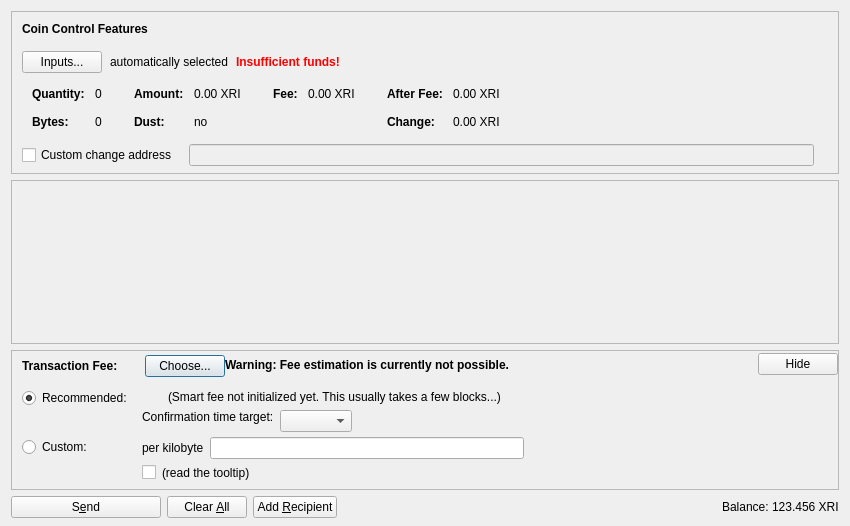
<?xml version="1.0" encoding="UTF-8"?>
<ui version="4.0">
 <class>SendCoinsDialog</class>
 <widget class="QDialog" name="SendCoinsDialog">
  <property name="geometry">
   <rect>
    <x>0</x>
    <y>0</y>
    <width>850</width>
    <height>526</height>
   </rect>
  </property>
  <property name="windowTitle">
   <string>Send Coins</string>
  </property>
  <layout class="QVBoxLayout" name="verticalLayout" stretch="0,1,0,0">
   <property name="bottomMargin">
    <number>8</number>
   </property>
   <item>
    <widget class="QFrame" name="frameCoinControl">
     <property name="sizePolicy">
      <sizepolicy hsizetype="Expanding" vsizetype="Expanding">
       <horstretch>0</horstretch>
       <verstretch>0</verstretch>
      </sizepolicy>
     </property>
     <property name="maximumSize">
      <size>
       <width>16777215</width>
       <height>16777215</height>
      </size>
     </property>
     <property name="frameShape">
      <enum>QFrame::StyledPanel</enum>
     </property>
     <property name="frameShadow">
      <enum>QFrame::Sunken</enum>
     </property>
     <layout class="QVBoxLayout" name="verticalLayoutCoinControl2">
      <property name="spacing">
       <number>0</number>
      </property>
      <property name="leftMargin">
       <number>0</number>
      </property>
      <property name="topMargin">
       <number>0</number>
      </property>
      <property name="rightMargin">
       <number>0</number>
      </property>
      <property name="bottomMargin">
       <number>6</number>
      </property>
      <item>
       <layout class="QVBoxLayout" name="verticalLayoutCoinControl" stretch="0,0,0,0,1">
        <property name="spacing">
         <number>0</number>
        </property>
        <property name="leftMargin">
         <number>10</number>
        </property>
        <property name="topMargin">
         <number>10</number>
        </property>
        <item>
         <layout class="QHBoxLayout" name="horizontalLayoutCoinControl1">
          <property name="bottomMargin">
           <number>15</number>
          </property>
          <item>
           <widget class="QLabel" name="labelCoinControlFeatures">
            <property name="sizePolicy">
             <sizepolicy hsizetype="Preferred" vsizetype="Maximum">
              <horstretch>0</horstretch>
              <verstretch>0</verstretch>
             </sizepolicy>
            </property>
            <property name="font">
             <font>
              <weight>75</weight>
              <bold>true</bold>
             </font>
            </property>
            <property name="styleSheet">
             <string notr="true">font-weight:bold;</string>
            </property>
            <property name="text">
             <string>Coin Control Features</string>
            </property>
           </widget>
          </item>
         </layout>
        </item>
        <item>
         <layout class="QHBoxLayout" name="horizontalLayoutCoinControl2" stretch="0,0,0,0">
          <property name="spacing">
           <number>8</number>
          </property>
          <property name="bottomMargin">
           <number>10</number>
          </property>
          <item>
           <widget class="QPushButton" name="pushButtonCoinControl">
            <property name="styleSheet">
             <string notr="true"/>
            </property>
            <property name="text">
             <string>Inputs...</string>
            </property>
            <property name="autoDefault">
             <bool>false</bool>
            </property>
           </widget>
          </item>
          <item>
           <widget class="QLabel" name="labelCoinControlAutomaticallySelected">
            <property name="text">
             <string>automatically selected</string>
            </property>
            <property name="margin">
             <number>5</number>
            </property>
           </widget>
          </item>
          <item>
           <widget class="QLabel" name="labelCoinControlInsuffFunds">
            <property name="font">
             <font>
              <weight>75</weight>
              <bold>true</bold>
             </font>
            </property>
            <property name="styleSheet">
             <string notr="true">color:red;font-weight:bold;</string>
            </property>
            <property name="text">
             <string>Insufficient funds!</string>
            </property>
            <property name="margin">
             <number>5</number>
            </property>
           </widget>
          </item>
          <item>
           <spacer name="horizontalSpacerCoinControl">
            <property name="orientation">
             <enum>Qt::Horizontal</enum>
            </property>
            <property name="sizeHint" stdset="0">
             <size>
              <width>40</width>
              <height>1</height>
             </size>
            </property>
           </spacer>
          </item>
         </layout>
        </item>
        <item>
         <widget class="QWidget" name="widgetCoinControl" native="true">
          <property name="sizePolicy">
           <sizepolicy hsizetype="Preferred" vsizetype="Preferred">
            <horstretch>0</horstretch>
            <verstretch>0</verstretch>
           </sizepolicy>
          </property>
          <property name="minimumSize">
           <size>
            <width>0</width>
            <height>0</height>
           </size>
          </property>
          <property name="styleSheet">
           <string notr="true"/>
          </property>
          <layout class="QHBoxLayout" name="horizontalLayoutCoinControl5">
           <property name="leftMargin">
            <number>0</number>
           </property>
           <property name="topMargin">
            <number>0</number>
           </property>
           <property name="rightMargin">
            <number>0</number>
           </property>
           <property name="bottomMargin">
            <number>0</number>
           </property>
           <item>
            <layout class="QHBoxLayout" name="horizontalLayoutCoinControl3" stretch="0,0,0,1">
             <property name="spacing">
              <number>20</number>
             </property>
             <property name="topMargin">
              <number>0</number>
             </property>
             <property name="bottomMargin">
              <number>10</number>
             </property>
             <item>
              <layout class="QFormLayout" name="formLayoutCoinControl1">
               <property name="horizontalSpacing">
                <number>10</number>
               </property>
               <property name="verticalSpacing">
                <number>14</number>
               </property>
               <property name="leftMargin">
                <number>10</number>
               </property>
               <property name="topMargin">
                <number>4</number>
               </property>
               <property name="rightMargin">
                <number>6</number>
               </property>
               <item row="0" column="0">
                <widget class="QLabel" name="labelCoinControlQuantityText">
                 <property name="font">
                  <font>
                   <weight>75</weight>
                   <bold>true</bold>
                  </font>
                 </property>
                 <property name="text">
                  <string>Quantity:</string>
                 </property>
                 <property name="margin">
                  <number>0</number>
                 </property>
                </widget>
               </item>
               <item row="0" column="1">
                <widget class="QLabel" name="labelCoinControlQuantity">
                 <property name="cursor">
                  <cursorShape>IBeamCursor</cursorShape>
                 </property>
                 <property name="contextMenuPolicy">
                  <enum>Qt::ActionsContextMenu</enum>
                 </property>
                 <property name="text">
                  <string notr="true">0</string>
                 </property>
                 <property name="margin">
                  <number>0</number>
                 </property>
                 <property name="textInteractionFlags">
                  <set>Qt::LinksAccessibleByMouse|Qt::TextSelectableByKeyboard|Qt::TextSelectableByMouse</set>
                 </property>
                </widget>
               </item>
               <item row="1" column="0">
                <widget class="QLabel" name="labelCoinControlBytesText">
                 <property name="font">
                  <font>
                   <weight>75</weight>
                   <bold>true</bold>
                  </font>
                 </property>
                 <property name="text">
                  <string>Bytes:</string>
                 </property>
                </widget>
               </item>
               <item row="1" column="1">
                <widget class="QLabel" name="labelCoinControlBytes">
                 <property name="cursor">
                  <cursorShape>IBeamCursor</cursorShape>
                 </property>
                 <property name="contextMenuPolicy">
                  <enum>Qt::ActionsContextMenu</enum>
                 </property>
                 <property name="text">
                  <string notr="true">0</string>
                 </property>
                 <property name="textInteractionFlags">
                  <set>Qt::LinksAccessibleByMouse|Qt::TextSelectableByKeyboard|Qt::TextSelectableByMouse</set>
                 </property>
                </widget>
               </item>
              </layout>
             </item>
             <item>
              <layout class="QFormLayout" name="formLayoutCoinControl2">
               <property name="horizontalSpacing">
                <number>10</number>
               </property>
               <property name="verticalSpacing">
                <number>14</number>
               </property>
               <property name="leftMargin">
                <number>6</number>
               </property>
               <property name="topMargin">
                <number>4</number>
               </property>
               <property name="rightMargin">
                <number>6</number>
               </property>
               <item row="0" column="0">
                <widget class="QLabel" name="labelCoinControlAmountText">
                 <property name="font">
                  <font>
                   <weight>75</weight>
                   <bold>true</bold>
                  </font>
                 </property>
                 <property name="text">
                  <string>Amount:</string>
                 </property>
                 <property name="margin">
                  <number>0</number>
                 </property>
                </widget>
               </item>
               <item row="0" column="1">
                <widget class="QLabel" name="labelCoinControlAmount">
                 <property name="cursor">
                  <cursorShape>IBeamCursor</cursorShape>
                 </property>
                 <property name="contextMenuPolicy">
                  <enum>Qt::ActionsContextMenu</enum>
                 </property>
                 <property name="text">
                  <string notr="true">0.00 XRI</string>
                 </property>
                 <property name="textInteractionFlags">
                  <set>Qt::LinksAccessibleByMouse|Qt::TextSelectableByKeyboard|Qt::TextSelectableByMouse</set>
                 </property>
                </widget>
               </item>
               <item row="1" column="0">
                <widget class="QLabel" name="labelCoinControlLowOutputText">
                 <property name="font">
                  <font>
                   <weight>75</weight>
                   <bold>true</bold>
                  </font>
                 </property>
                 <property name="text">
                  <string>Dust:</string>
                 </property>
                </widget>
               </item>
               <item row="1" column="1">
                <widget class="QLabel" name="labelCoinControlLowOutput">
                 <property name="cursor">
                  <cursorShape>IBeamCursor</cursorShape>
                 </property>
                 <property name="contextMenuPolicy">
                  <enum>Qt::ActionsContextMenu</enum>
                 </property>
                 <property name="text">
                  <string notr="true">no</string>
                 </property>
                 <property name="textInteractionFlags">
                  <set>Qt::LinksAccessibleByMouse|Qt::TextSelectableByKeyboard|Qt::TextSelectableByMouse</set>
                 </property>
                </widget>
               </item>
              </layout>
             </item>
             <item>
              <layout class="QFormLayout" name="formLayoutCoinControl3">
               <property name="horizontalSpacing">
                <number>10</number>
               </property>
               <property name="verticalSpacing">
                <number>14</number>
               </property>
               <property name="leftMargin">
                <number>6</number>
               </property>
               <property name="topMargin">
                <number>4</number>
               </property>
               <property name="rightMargin">
                <number>6</number>
               </property>
               <item row="0" column="0">
                <widget class="QLabel" name="labelCoinControlFeeText">
                 <property name="font">
                  <font>
                   <weight>75</weight>
                   <bold>true</bold>
                  </font>
                 </property>
                 <property name="text">
                  <string>Fee:</string>
                 </property>
                 <property name="margin">
                  <number>0</number>
                 </property>
                </widget>
               </item>
               <item row="0" column="1">
                <widget class="QLabel" name="labelCoinControlFee">
                 <property name="cursor">
                  <cursorShape>IBeamCursor</cursorShape>
                 </property>
                 <property name="contextMenuPolicy">
                  <enum>Qt::ActionsContextMenu</enum>
                 </property>
                 <property name="text">
                  <string notr="true">0.00 XRI</string>
                 </property>
                 <property name="textInteractionFlags">
                  <set>Qt::LinksAccessibleByMouse|Qt::TextSelectableByKeyboard|Qt::TextSelectableByMouse</set>
                 </property>
                </widget>
               </item>
              </layout>
             </item>
             <item>
              <layout class="QFormLayout" name="formLayoutCoinControl4">
               <property name="horizontalSpacing">
                <number>10</number>
               </property>
               <property name="verticalSpacing">
                <number>14</number>
               </property>
               <property name="leftMargin">
                <number>6</number>
               </property>
               <property name="topMargin">
                <number>4</number>
               </property>
               <property name="rightMargin">
                <number>6</number>
               </property>
               <item row="0" column="0">
                <widget class="QLabel" name="labelCoinControlAfterFeeText">
                 <property name="font">
                  <font>
                   <weight>75</weight>
                   <bold>true</bold>
                  </font>
                 </property>
                 <property name="text">
                  <string>After Fee:</string>
                 </property>
                 <property name="margin">
                  <number>0</number>
                 </property>
                </widget>
               </item>
               <item row="0" column="1">
                <widget class="QLabel" name="labelCoinControlAfterFee">
                 <property name="cursor">
                  <cursorShape>IBeamCursor</cursorShape>
                 </property>
                 <property name="contextMenuPolicy">
                  <enum>Qt::ActionsContextMenu</enum>
                 </property>
                 <property name="text">
                  <string notr="true">0.00 XRI</string>
                 </property>
                 <property name="textInteractionFlags">
                  <set>Qt::LinksAccessibleByMouse|Qt::TextSelectableByKeyboard|Qt::TextSelectableByMouse</set>
                 </property>
                </widget>
               </item>
               <item row="1" column="0">
                <widget class="QLabel" name="labelCoinControlChangeText">
                 <property name="font">
                  <font>
                   <weight>75</weight>
                   <bold>true</bold>
                  </font>
                 </property>
                 <property name="text">
                  <string>Change:</string>
                 </property>
                </widget>
               </item>
               <item row="1" column="1">
                <widget class="QLabel" name="labelCoinControlChange">
                 <property name="cursor">
                  <cursorShape>IBeamCursor</cursorShape>
                 </property>
                 <property name="contextMenuPolicy">
                  <enum>Qt::ActionsContextMenu</enum>
                 </property>
                 <property name="text">
                  <string notr="true">0.00 XRI</string>
                 </property>
                 <property name="textInteractionFlags">
                  <set>Qt::LinksAccessibleByMouse|Qt::TextSelectableByKeyboard|Qt::TextSelectableByMouse</set>
                 </property>
                </widget>
               </item>
              </layout>
             </item>
            </layout>
           </item>
          </layout>
         </widget>
        </item>
        <item>
         <layout class="QHBoxLayout" name="horizontalLayoutCoinControl4" stretch="0,0,0">
          <property name="spacing">
           <number>12</number>
          </property>
          <property name="sizeConstraint">
           <enum>QLayout::SetDefaultConstraint</enum>
          </property>
          <property name="topMargin">
           <number>5</number>
          </property>
          <property name="rightMargin">
           <number>5</number>
          </property>
          <item>
           <widget class="QCheckBox" name="checkBoxCoinControlChange">
            <property name="toolTip">
             <string>If this is activated, but the change address is empty or invalid, change will be sent to a newly generated address.</string>
            </property>
            <property name="text">
             <string>Custom change address</string>
            </property>
           </widget>
          </item>
          <item>
           <widget class="QValidatedLineEdit" name="lineEditCoinControlChange">
            <property name="enabled">
             <bool>false</bool>
            </property>
            <property name="sizePolicy">
             <sizepolicy hsizetype="Expanding" vsizetype="Fixed">
              <horstretch>0</horstretch>
              <verstretch>0</verstretch>
             </sizepolicy>
            </property>
           </widget>
          </item>
          <item>
           <widget class="QLabel" name="labelCoinControlChangeLabel">
            <property name="sizePolicy">
             <sizepolicy hsizetype="Preferred" vsizetype="Expanding">
              <horstretch>0</horstretch>
              <verstretch>0</verstretch>
             </sizepolicy>
            </property>
            <property name="minimumSize">
             <size>
              <width>0</width>
              <height>0</height>
             </size>
            </property>
            <property name="text">
             <string/>
            </property>
            <property name="margin">
             <number>3</number>
            </property>
           </widget>
          </item>
         </layout>
        </item>
        <item>
         <spacer name="verticalSpacerCoinControl">
          <property name="orientation">
           <enum>Qt::Vertical</enum>
          </property>
          <property name="sizeHint" stdset="0">
           <size>
            <width>800</width>
            <height>1</height>
           </size>
          </property>
         </spacer>
        </item>
       </layout>
      </item>
     </layout>
    </widget>
   </item>
   <item>
    <widget class="QScrollArea" name="scrollArea">
     <property name="widgetResizable">
      <bool>true</bool>
     </property>
     <widget class="QWidget" name="scrollAreaWidgetContents">
      <property name="geometry">
       <rect>
        <x>0</x>
        <y>0</y>
        <width>830</width>
        <height>104</height>
       </rect>
      </property>
      <layout class="QVBoxLayout" name="verticalLayout_2" stretch="0,1">
       <property name="leftMargin">
        <number>0</number>
       </property>
       <property name="topMargin">
        <number>0</number>
       </property>
       <property name="rightMargin">
        <number>0</number>
       </property>
       <property name="bottomMargin">
        <number>0</number>
       </property>
       <item>
        <layout class="QVBoxLayout" name="entries">
         <property name="spacing">
          <number>6</number>
         </property>
        </layout>
       </item>
       <item>
        <spacer name="verticalSpacer">
         <property name="orientation">
          <enum>Qt::Vertical</enum>
         </property>
         <property name="sizeHint" stdset="0">
          <size>
           <width>20</width>
           <height>40</height>
          </size>
         </property>
        </spacer>
       </item>
      </layout>
     </widget>
    </widget>
   </item>
   <item>
    <widget class="QFrame" name="frameFee">
     <property name="sizePolicy">
      <sizepolicy hsizetype="Expanding" vsizetype="Expanding">
       <horstretch>0</horstretch>
       <verstretch>0</verstretch>
      </sizepolicy>
     </property>
     <property name="maximumSize">
      <size>
       <width>16777215</width>
       <height>16777215</height>
      </size>
     </property>
     <property name="frameShape">
      <enum>QFrame::StyledPanel</enum>
     </property>
     <property name="frameShadow">
      <enum>QFrame::Sunken</enum>
     </property>
     <layout class="QVBoxLayout" name="verticalLayoutFee1">
      <property name="spacing">
       <number>0</number>
      </property>
      <property name="leftMargin">
       <number>0</number>
      </property>
      <property name="topMargin">
       <number>0</number>
      </property>
      <property name="rightMargin">
       <number>0</number>
      </property>
      <property name="bottomMargin">
       <number>0</number>
      </property>
      <item>
       <layout class="QVBoxLayout" name="verticalLayoutFee2" stretch="0,0,0">
        <property name="spacing">
         <number>0</number>
        </property>
        <property name="leftMargin">
         <number>10</number>
        </property>
        <property name="topMargin">
         <number>0</number>
        </property>
        <item>
         <layout class="QHBoxLayout" name="horizontalLayoutFee1">
          <property name="bottomMargin">
           <number>0</number>
          </property>
          <item>
           <layout class="QVBoxLayout" name="verticalLayoutFee7">
            <property name="spacing">
             <number>0</number>
            </property>
            <item>
             <spacer name="verticalSpacerSmartFee">
              <property name="orientation">
               <enum>Qt::Vertical</enum>
              </property>
              <property name="sizeType">
               <enum>QSizePolicy::Fixed</enum>
              </property>
              <property name="sizeHint" stdset="0">
               <size>
                <width>1</width>
                <height>4</height>
               </size>
              </property>
             </spacer>
            </item>
            <item>
             <layout class="QHBoxLayout" name="horizontalLayoutSmartFee">
              <property name="spacing">
               <number>10</number>
              </property>
              <item>
               <widget class="QLabel" name="labelFeeHeadline">
                <property name="sizePolicy">
                 <sizepolicy hsizetype="Preferred" vsizetype="Maximum">
                  <horstretch>0</horstretch>
                  <verstretch>0</verstretch>
                 </sizepolicy>
                </property>
                <property name="font">
                 <font>
                  <weight>75</weight>
                  <bold>true</bold>
                 </font>
                </property>
                <property name="styleSheet">
                 <string notr="true">font-weight:bold;</string>
                </property>
                <property name="text">
                 <string>Transaction Fee:</string>
                </property>
               </widget>
              </item>
              <item>
               <widget class="QLabel" name="labelFeeMinimized">
                <property name="text">
                 <string/>
                </property>
               </widget>
              </item>
              <item>
               <widget class="QPushButton" name="buttonChooseFee">
                <property name="text">
                 <string>Choose...</string>
                </property>
               </widget>
              </item>
             </layout>
            </item>
            <item>
             <spacer name="verticalSpacer_5">
              <property name="orientation">
               <enum>Qt::Vertical</enum>
              </property>
              <property name="sizeHint" stdset="0">
               <size>
                <width>1</width>
                <height>1</height>
               </size>
              </property>
             </spacer>
            </item>
           </layout>
          </item>
          <item>
           <widget class="QLabel" name="fallbackFeeWarningLabel">
            <property name="toolTip">
             <string>Using the fallbackfee can result in sending a transaction that will take several hours or days (or never) to confirm. Consider choosing your fee manually or wait until you have validated the complete chain.</string>
            </property>
            <property name="font">
            <font>
                <weight>75</weight>
                <bold>true</bold>
            </font>
            </property>
            <property name="text">
             <string>Warning: Fee estimation is currently not possible.</string>
            </property>
            <property name="wordWrap">
             <bool>false</bool>
            </property>
           </widget>
          </item>
          <item>
           <spacer name="horizontalSpacer_4">
            <property name="orientation">
             <enum>Qt::Horizontal</enum>
            </property>
            <property name="sizeType">
             <enum>QSizePolicy::MinimumExpanding</enum>
            </property>
            <property name="sizeHint" stdset="0">
             <size>
              <width>40</width>
              <height>20</height>
             </size>
            </property>
           </spacer>
          </item>
          <item>
           <widget class="QPushButton" name="buttonMinimizeFee">
            <property name="toolTip">
             <string>collapse fee-settings</string>
            </property>
            <property name="text">
             <string>Hide</string>
            </property>
           </widget>
          </item>
         </layout>
        </item>
        <item>
         <widget class="QFrame" name="frameFeeSelection">
          <layout class="QVBoxLayout" name="verticalLayoutFee12">
           <property name="spacing">
            <number>0</number>
           </property>
           <property name="leftMargin">
            <number>0</number>
           </property>
           <property name="topMargin">
            <number>0</number>
           </property>
           <property name="rightMargin">
            <number>0</number>
           </property>
           <property name="bottomMargin">
            <number>0</number>
           </property>
           <item>
            <layout class="QGridLayout" name="gridLayoutFee">
             <property name="topMargin">
              <number>10</number>
             </property>
             <property name="bottomMargin">
              <number>4</number>
             </property>
             <property name="horizontalSpacing">
              <number>10</number>
             </property>
             <property name="verticalSpacing">
              <number>4</number>
             </property>
             <item row="1" column="1">
              <layout class="QVBoxLayout" name="verticalLayoutFee8">
               <property name="spacing">
                <number>6</number>
               </property>
               <item>
                <layout class="QHBoxLayout" name="horizontalLayoutFee13">
                 <item>
                  <widget class="QLabel" name="labelCustomPerKilobyte">
                   <property name="toolTip">
                    <string>If the custom fee is set to 1000 satoshis and the transaction is only 250 bytes, then &quot;per kilobyte&quot; only pays 250 satoshis in fee, while &quot;total at least&quot; pays 1000 satoshis. For transactions bigger than a kilobyte both pay by kilobyte.</string>
                   </property>
                   <property name="text">
                    <string>per kilobyte</string>
                   </property>
                  </widget>
                 </item>
                 <item>
                  <widget class="BitcoinAmountField" name="customFee"/>
                 </item>
                 <item>
                  <spacer name="horizontalSpacer_6">
                   <property name="orientation">
                    <enum>Qt::Horizontal</enum>
                   </property>
                   <property name="sizeHint" stdset="0">
                    <size>
                     <width>1</width>
                     <height>1</height>
                    </size>
                   </property>
                  </spacer>
                 </item>
                </layout>
               </item>
               <item>
                <layout class="QHBoxLayout" name="horizontalLayoutFee8">
                 <item>
                  <widget class="QCheckBox" name="checkBoxMinimumFee">
                   <property name="toolTip">
                    <string>Paying only the minimum fee is just fine as long as there is less transaction volume than space in the blocks. But be aware that this can end up in a never confirming transaction once there is more demand for litecoin transactions than the network can process.</string>
                   </property>
                   <property name="text">
                    <string/>
                   </property>
                  </widget>
                 </item>
                 <item>
                  <widget class="QLabel" name="labelMinFeeWarning">
                   <property name="enabled">
                    <bool>true</bool>
                   </property>
                   <property name="toolTip">
                    <string>Paying only the minimum fee is just fine as long as there is less transaction volume than space in the blocks. But be aware that this can end up in a never confirming transaction once there is more demand for litecoin transactions than the network can process.</string>
                   </property>
                   <property name="text">
                    <string>(read the tooltip)</string>
                   </property>
                   <property name="margin">
                    <number>5</number>
                   </property>
                  </widget>
                 </item>
                 <item>
                  <spacer name="horizontalSpacer_2">
                   <property name="orientation">
                    <enum>Qt::Horizontal</enum>
                   </property>
                   <property name="sizeHint" stdset="0">
                    <size>
                     <width>1</width>
                     <height>1</height>
                    </size>
                   </property>
                  </spacer>
                 </item>
                </layout>
               </item>
              </layout>
             </item>
             <item row="0" column="0">
              <layout class="QVBoxLayout" name="verticalLayoutFee4" stretch="0,1">
               <item>
                <widget class="QRadioButton" name="radioSmartFee">
                 <property name="text">
                  <string>Recommended:</string>
                 </property>
                 <property name="checked">
                  <bool>true</bool>
                 </property>
                 <attribute name="buttonGroup">
                  <string notr="true">groupFee</string>
                 </attribute>
                </widget>
               </item>
               <item>
                <spacer name="verticalSpacer_2">
                 <property name="orientation">
                  <enum>Qt::Vertical</enum>
                 </property>
                 <property name="sizeHint" stdset="0">
                  <size>
                   <width>1</width>
                   <height>1</height>
                  </size>
                 </property>
                </spacer>
               </item>
              </layout>
             </item>
             <item row="1" column="0">
              <layout class="QVBoxLayout" name="verticalLayoutFee9" stretch="0,1">
               <item>
                <widget class="QRadioButton" name="radioCustomFee">
                 <property name="text">
                  <string>Custom:</string>
                 </property>
                 <attribute name="buttonGroup">
                  <string notr="true">groupFee</string>
                 </attribute>
                </widget>
               </item>
               <item>
                <spacer name="verticalSpacer_6">
                 <property name="orientation">
                  <enum>Qt::Vertical</enum>
                 </property>
                 <property name="sizeHint" stdset="0">
                  <size>
                   <width>1</width>
                   <height>1</height>
                  </size>
                 </property>
                </spacer>
               </item>
              </layout>
             </item>
             <item row="0" column="1">
              <layout class="QVBoxLayout" name="verticalLayoutFee3" stretch="0,0,1">
               <property name="spacing">
                <number>6</number>
               </property>
               <property name="topMargin">
                <number>2</number>
               </property>
               <item>
                <layout class="QHBoxLayout" name="horizontalLayoutFee12">
                 <item>
                  <widget class="QLabel" name="labelSmartFee">
                   <property name="text">
                    <string/>
                   </property>
                   <property name="margin">
                    <number>2</number>
                   </property>
                  </widget>
                 </item>
                 <item>
                  <widget class="QLabel" name="labelFeeEstimation">
                   <property name="text">
                    <string/>
                   </property>
                  </widget>
                 </item>
                 <item>
                  <widget class="QLabel" name="labelSmartFee2">
                   <property name="text">
                    <string>(Smart fee not initialized yet. This usually takes a few blocks...)</string>
                   </property>
                   <property name="margin">
                    <number>2</number>
                   </property>
                  </widget>
                 </item>
                 <item>
                  <spacer name="horizontalSpacer_5">
                   <property name="orientation">
                    <enum>Qt::Horizontal</enum>
                   </property>
                   <property name="sizeHint" stdset="0">
                    <size>
                     <width>1</width>
                     <height>1</height>
                    </size>
                   </property>
                  </spacer>
                 </item>
                </layout>
               </item>
               <item>
                <layout class="QHBoxLayout" name="horizontalLayoutFee9">
                 <item>
                  <layout class="QVBoxLayout" name="verticalLayoutFee6">
                   <item>
                    <widget class="QLabel" name="labelSmartFee3">
                     <property name="text">
                      <string>Confirmation time target:</string>
                     </property>
                     <property name="margin">
                      <number>2</number>
                     </property>
                    </widget>
                   </item>
                   <item>
                    <spacer name="verticalSpacer_3">
                     <property name="orientation">
                      <enum>Qt::Vertical</enum>
                     </property>
                     <property name="sizeHint" stdset="0">
                      <size>
                       <width>1</width>
                       <height>1</height>
                      </size>
                     </property>
                    </spacer>
                   </item>
                  </layout>
                 </item>
                 <item>
                  <layout class="QVBoxLayout" name="verticalLayoutFee5">
                   <property name="rightMargin">
                    <number>30</number>
                   </property>
                   <item>
                    <layout class="QHBoxLayout" name="horizontalLayoutConfTarget">
                     <property name="bottomMargin">
                      <number>0</number>
                     </property>
                     <item>
                      <widget class="QComboBox" name="confTargetSelector"/>
                     </item>
                     <item>
                      <spacer name="horizontalSpacerConfTarget">
                       <property name="orientation">
                        <enum>Qt::Horizontal</enum>
                       </property>
                       <property name="sizeHint" stdset="0">
                        <size>
                         <width>40</width>
                         <height>20</height>
                        </size>
                       </property>
                      </spacer>
                     </item>
                    </layout>
                   </item>
                  </layout>
                 </item>
                </layout>
               </item>
               <item>
                <spacer name="verticalSpacer_4">
                 <property name="orientation">
                  <enum>Qt::Vertical</enum>
                 </property>
                 <property name="sizeHint" stdset="0">
                  <size>
                   <width>1</width>
                   <height>1</height>
                  </size>
                 </property>
                </spacer>
               </item>
              </layout>
             </item>
            </layout>
           </item>
          </layout>
         </widget>
        </item>
        <item>
         <spacer name="verticalSpacerFee">
          <property name="orientation">
           <enum>Qt::Vertical</enum>
          </property>
          <property name="sizeHint" stdset="0">
           <size>
            <width>40</width>
            <height>5</height>
           </size>
          </property>
         </spacer>
        </item>
       </layout>
      </item>
     </layout>
    </widget>
   </item>
   <item>
    <layout class="QHBoxLayout" name="horizontalLayout">
     <item>
      <widget class="QPushButton" name="sendButton">
       <property name="minimumSize">
        <size>
         <width>150</width>
         <height>0</height>
        </size>
       </property>
       <property name="toolTip">
        <string>Confirm the send action</string>
       </property>
       <property name="text">
        <string>S&amp;end</string>
       </property>
       <property name="icon">
        <iconset resource="../bitcoin.qrc">
         <normaloff>:/icons/send</normaloff>:/icons/send</iconset>
       </property>
       <property name="autoDefault">
        <bool>false</bool>
       </property>
       <property name="default">
        <bool>false</bool>
       </property>
      </widget>
     </item>
     <item>
      <widget class="QPushButton" name="clearButton">
       <property name="sizePolicy">
        <sizepolicy hsizetype="Minimum" vsizetype="Fixed">
         <horstretch>0</horstretch>
         <verstretch>0</verstretch>
        </sizepolicy>
       </property>
       <property name="toolTip">
        <string>Clear all fields of the form.</string>
       </property>
       <property name="text">
        <string>Clear &amp;All</string>
       </property>
       <property name="icon">
        <iconset resource="../bitcoin.qrc">
         <normaloff>:/icons/remove</normaloff>:/icons/remove</iconset>
       </property>
       <property name="autoDefault">
        <bool>false</bool>
       </property>
      </widget>
     </item>
     <item>
      <widget class="QPushButton" name="addButton">
       <property name="toolTip">
        <string>Send to multiple recipients at once</string>
       </property>
       <property name="text">
        <string>Add &amp;Recipient</string>
       </property>
       <property name="icon">
        <iconset resource="../bitcoin.qrc">
         <normaloff>:/icons/add</normaloff>:/icons/add</iconset>
       </property>
       <property name="autoDefault">
        <bool>false</bool>
       </property>
      </widget>
     </item>
     <item>
      <spacer name="horizontalSpacer">
       <property name="orientation">
        <enum>Qt::Horizontal</enum>
       </property>
       <property name="sizeHint" stdset="0">
        <size>
         <width>40</width>
         <height>20</height>
        </size>
       </property>
      </spacer>
     </item>
     <item>
      <layout class="QHBoxLayout" name="horizontalLayout_2">
       <property name="spacing">
        <number>3</number>
       </property>
       <item>
        <widget class="QLabel" name="label">
         <property name="sizePolicy">
          <sizepolicy hsizetype="Preferred" vsizetype="Fixed">
           <horstretch>0</horstretch>
           <verstretch>0</verstretch>
          </sizepolicy>
         </property>
         <property name="text">
          <string>Balance:</string>
         </property>
        </widget>
       </item>
       <item>
        <widget class="QLabel" name="labelBalance">
         <property name="sizePolicy">
          <sizepolicy hsizetype="Preferred" vsizetype="Fixed">
           <horstretch>0</horstretch>
           <verstretch>0</verstretch>
          </sizepolicy>
         </property>
         <property name="cursor">
          <cursorShape>IBeamCursor</cursorShape>
         </property>
         <property name="text">
          <string notr="true">123.456 XRI</string>
         </property>
         <property name="textInteractionFlags">
          <set>Qt::LinksAccessibleByMouse|Qt::TextSelectableByKeyboard|Qt::TextSelectableByMouse</set>
         </property>
        </widget>
       </item>
      </layout>
     </item>
    </layout>
   </item>
  </layout>
 </widget>
 <customwidgets>
  <customwidget>
   <class>QValidatedLineEdit</class>
   <extends>QLineEdit</extends>
   <header>qt/qvalidatedlineedit.h</header>
  </customwidget>
  <customwidget>
   <class>BitcoinAmountField</class>
   <extends>QLineEdit</extends>
   <header>qt/bitcoinamountfield.h</header>
   <container>1</container>
  </customwidget>
 </customwidgets>
 <resources>
  <include location="../bitcoin.qrc"/>
 </resources>
 <connections/>
 <buttongroups>
  <buttongroup name="groupFee"/>
 </buttongroups>
</ui>
